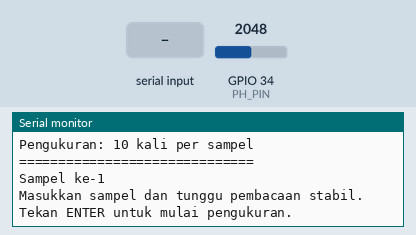
The sketch below on a simulated ESP32. Parts: the last lines printed to the serial monitor. Inputs (shaded band) come from the test bench; at power-on: GPIO 34 (PH_PIN) = 2048 (analog values on the 0–4095 scale).

Above: at 1.2 s.
1.3 s: "1\n" received over Serial
At 2.3 s:
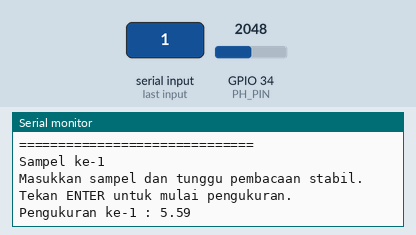
3.9 s: GPIO 34 (PH_PIN) set to 2866
At 4.6 s:
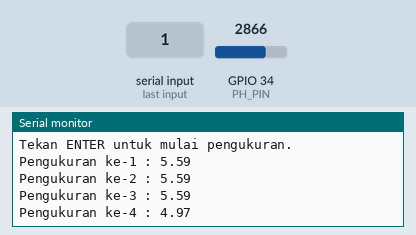
5.4 s: GPIO 34 (PH_PIN) set to 3603
At 6.3 s:
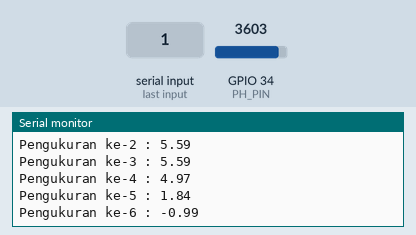
9.9 s: "0\n" received over Serial
At 10.9 s:
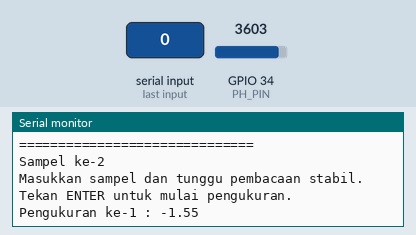
Timing chart, 0 to 12.4 s (numbered marks = the images above; inputs shaded):
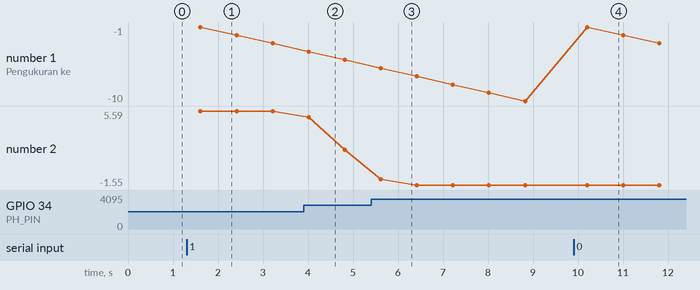

The sketch:

PH_Sensor_Test.ino
```cpp
#include <Arduino.h>

// =======================
// PIN SENSOR pH
// =======================
#define PH_PIN 34

// =======================
// KALIBRASI pH
// =======================
float calibration_value = 11.60 + 3.4;

int buffer_arr[10];
int temp;

// =======================
// BACA SENSOR pH
// =======================
float readPH() {

  unsigned long int avgval = 0;

  for (int i = 0; i < 10; i++) {
    buffer_arr[i] = analogRead(PH_PIN);
    delay(30);
  }

  // Urutkan nilai ADC
  for (int i = 0; i < 9; i++) {
    for (int j = i + 1; j < 10; j++) {
      if (buffer_arr[i] > buffer_arr[j]) {
        temp = buffer_arr[i];
        buffer_arr[i] = buffer_arr[j];
        buffer_arr[j] = temp;
      }
    }
  }

  // Rata-rata 6 nilai tengah
  for (int i = 2; i < 8; i++) {
    avgval += buffer_arr[i];
  }

  float volt =
    (float)avgval * 3.3 / 4095.0 / 6;

  return -5.70 * volt + calibration_value;
}

// =======================
// MENUNGGU ENTER
// =======================
void waitForEnter() {

  while (Serial.available()) {
    Serial.read();
  }

  while (!Serial.available()) {
    delay(10);
  }

  Serial.readStringUntil('\n');
}

// =======================
// SETUP
// =======================
void setup() {

  Serial.begin(9600);
  Serial.setTimeout(1000);

  analogReadResolution(12);
  analogSetAttenuation(ADC_11db);

  Serial.println();
  Serial.println("PENGUJIAN SENSOR pH");
  Serial.println("Sensor: DFRobot SEN0161-V2");
  Serial.println("Pin: GPIO 34");
  Serial.println("Jumlah sampel: 5");
  Serial.println("Pengukuran: 10 kali per sampel");
  Serial.println("==============================");
}

// =======================
// LOOP
// =======================
void loop() {

  static int sampleNumber = 1;

  if (sampleNumber > 5) {
    Serial.println();
    Serial.println("SELURUH PENGUJIAN SELESAI.");
    while (true) {
      delay(1000);
    }
  }

  Serial.println();
  Serial.print("Sampel ke-");
  Serial.println(sampleNumber);

  Serial.println("Masukkan sampel dan tunggu pembacaan stabil.");
  Serial.println("Tekan ENTER untuk mulai pengukuran.");

  waitForEnter();

  float total = 0;

  for (int i = 0; i < 10; i++) {

    float ph = readPH();

    total += ph;

    Serial.print("Pengukuran ke-");
    Serial.print(i + 1);
    Serial.print(" : ");
    Serial.println(ph, 2);

    delay(500);
  }

  float average = total / 10.0;

  Serial.println("------------------------------");
  Serial.print("Rata-rata pH sampel ke-");
  Serial.print(sampleNumber);
  Serial.print(" : ");
  Serial.println(average, 2);
  Serial.println("==============================");

  sampleNumber++;
}
```

Measured:
- after the input at 1.3 s, the serial monitor: prints a new line after 0.31 s (image 1)
- after the input at 3.9 s, the serial monitor: prints a new line after 0.11 s (image 2)
- after the input at 5.4 s, the serial monitor: prints a new line after 0.22 s (image 3)
- after the input at 9.9 s, the serial monitor: prints a new line after 0.30 s (image 4)
- plotted number 1: -10 → -3 after the input at 9.9 s
- plotted number 2: 5.59 → 1.84 after the input at 3.9 s, 1.84 → -1.55 after the input at 5.4 s
